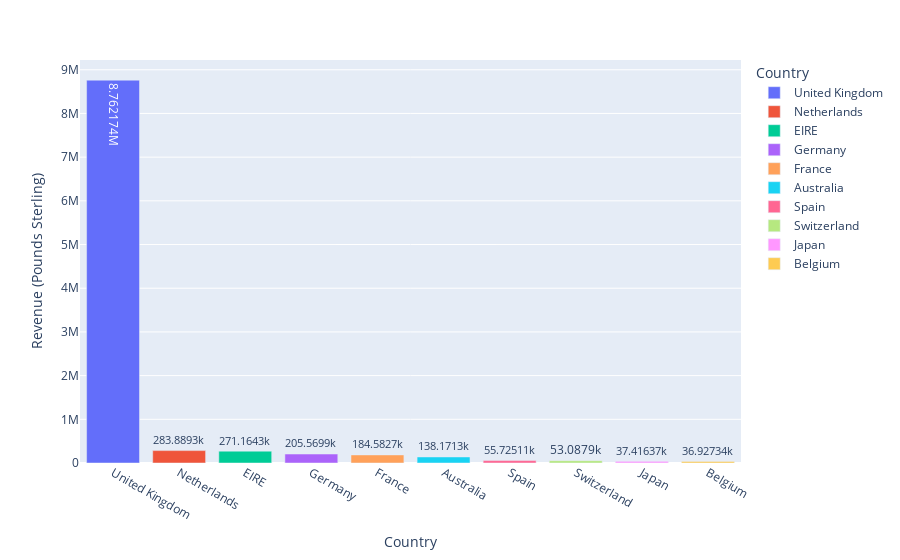

Notebook cell for this chart:
### Markdown cell above
Revenue Analysis (By Country)

### Code cell
# print(valid_sales['Country'].unique())
# print(valid_sales[valid_sales['Country'] == "Unspecified"]) # 446 items aren't associated with any country
# * group by 'Country', perform aggregation on Revenue, Quantity, InvoiceNo
country_analysis = valid_sales.groupby('Country').agg(
    TotalRevenue=('Revenue', 'sum'),
    TotalQuantity=('Quantity', 'sum'),
    TotalInvoices=('InvoiceNo', 'nunique')
).reset_index()

# Calculate Average Order Value (AOV) i.e. average revenue per transaction
country_analysis['AOV'] = country_analysis['TotalRevenue'] / country_analysis['TotalInvoices']

# Sort countries by revenue (desc)
country_analysis = country_analysis.sort_values(by='TotalRevenue', ascending=False)

# Top 10 countries by revenue
top_ten_revenue = country_analysis.head(10)

# print(top_ten_revenue)

top_ten_revenue_fig = px.bar(top_ten_revenue,
                     x = 'Country', y = 'TotalRevenue',
                     labels = {'Country': 'Country', 'TotalRevenue':'Revenue (Pounds Sterling)'},
                     color = 'Country',
                     text_auto= True)

top_ten_revenue_fig.show()

### Figure 1 — Plotly figure (JSON) as saved in the notebook; plotly's stock layout.template omitted (floating-point values rounded to 4 significant figures)
{"data": [{"alignmentgroup": "True", "hovertemplate": "Country=%{x}<br>Revenue (Pounds Sterling)=%{y}<extra></extra>", "legendgroup": "United Kingdom", "marker": {"color": "#636efa", "pattern": {"shape": ""}}, "name": "United Kingdom", "offsetgroup": "United Kingdom", "orientation": "v", "showlegend": true, "textposition": "auto", "texttemplate": "%{y}", "type": "bar", "x": ["United Kingdom"], "xaxis": "x", "y": [8762000.0], "yaxis": "y"}, {"alignmentgroup": "True", "hovertemplate": "Country=%{x}<br>Revenue (Pounds Sterling)=%{y}<extra></extra>", "legendgroup": "Netherlands", "marker": {"color": "#EF553B", "pattern": {"shape": ""}}, "name": "Netherlands", "offsetgroup": "Netherlands", "orientation": "v", "showlegend": true, "textposition": "auto", "texttemplate": "%{y}", "type": "bar", "x": ["Netherlands"], "xaxis": "x", "y": [283900.0], "yaxis": "y"}, {"alignmentgroup": "True", "hovertemplate": "Country=%{x}<br>Revenue (Pounds Sterling)=%{y}<extra></extra>", "legendgroup": "EIRE", "marker": {"color": "#00cc96", "pattern": {"shape": ""}}, "name": "EIRE", "offsetgroup": "EIRE", "orientation": "v", "showlegend": true, "textposition": "auto", "texttemplate": "%{y}", "type": "bar", "x": ["EIRE"], "xaxis": "x", "y": [271200.0], "yaxis": "y"}, {"alignmentgroup": "True", "hovertemplate": "Country=%{x}<br>Revenue (Pounds Sterling)=%{y}<extra></extra>", "legendgroup": "Germany", "marker": {"color": "#ab63fa", "pattern": {"shape": ""}}, "name": "Germany", "offsetgroup": "Germany", "orientation": "v", "showlegend": true, "textposition": "auto", "texttemplate": "%{y}", "type": "bar", "x": ["Germany"], "xaxis": "x", "y": [205600.0], "yaxis": "y"}, {"alignmentgroup": "True", "hovertemplate": "Country=%{x}<br>Revenue (Pounds Sterling)=%{y}<extra></extra>", "legendgroup": "France", "marker": {"color": "#FFA15A", "pattern": {"shape": ""}}, "name": "France", "offsetgroup": "France", "orientation": "v", "showlegend": true, "textposition": "auto", "texttemplate": "%{y}", "type": "bar", "x": ["France"], "xaxis": "x", "y": [184600.0], "yaxis": "y"}, {"alignmentgroup": "True", "hovertemplate": "Country=%{x}<br>Revenue (Pounds Sterling)=%{y}<extra></extra>", "legendgroup": "Australia", "marker": {"color": "#19d3f3", "pattern": {"shape": ""}}, "name": "Australia", "offsetgroup": "Australia", "orientation": "v", "showlegend": true, "textposition": "auto", "texttemplate": "%{y}", "type": "bar", "x": ["Australia"], "xaxis": "x", "y": [138200.0], "yaxis": "y"}, {"alignmentgroup": "True", "hovertemplate": "Country=%{x}<br>Revenue (Pounds Sterling)=%{y}<extra></extra>", "legendgroup": "Spain", "marker": {"color": "#FF6692", "pattern": {"shape": ""}}, "name": "Spain", "offsetgroup": "Spain", "orientation": "v", "showlegend": true, "textposition": "auto", "texttemplate": "%{y}", "type": "bar", "x": ["Spain"], "xaxis": "x", "y": [55730.0], "yaxis": "y"}, {"alignmentgroup": "True", "hovertemplate": "Country=%{x}<br>Revenue (Pounds Sterling)=%{y}<extra></extra>", "legendgroup": "Switzerland", "marker": {"color": "#B6E880", "pattern": {"shape": ""}}, "name": "Switzerland", "offsetgroup": "Switzerland", "orientation": "v", "showlegend": true, "textposition": "auto", "texttemplate": "%{y}", "type": "bar", "x": ["Switzerland"], "xaxis": "x", "y": [53090.0], "yaxis": "y"}, {"alignmentgroup": "True", "hovertemplate": "Country=%{x}<br>Revenue (Pounds Sterling)=%{y}<extra></extra>", "legendgroup": "Japan", "marker": {"color": "#FF97FF", "pattern": {"shape": ""}}, "name": "Japan", "offsetgroup": "Japan", "orientation": "v", "showlegend": true, "textposition": "auto", "texttemplate": "%{y}", "type": "bar", "x": ["Japan"], "xaxis": "x", "y": [37420.0], "yaxis": "y"}, {"alignmentgroup": "True", "hovertemplate": "Country=%{x}<br>Revenue (Pounds Sterling)=%{y}<extra></extra>", "legendgroup": "Belgium", "marker": {"color": "#FECB52", "pattern": {"shape": ""}}, "name": "Belgium", "offsetgroup": "Belgium", "orientation": "v", "showlegend": true, "textposition": "auto", "texttemplate": "%{y}", "type": "bar", "x": ["Belgium"], "xaxis": "x", "y": [36930.0], "yaxis": "y"}], "layout": {"barmode": "relative", "legend": {"title": {"text": "Country"}, "tracegroupgap": 0}, "margin": {"t": 60}, "xaxis": {"anchor": "y", "categoryarray": ["United Kingdom", "Netherlands", "EIRE", "Germany", "France", "Australia", "Spain", "Switzerland", "Japan", "Belgium"], "categoryorder": "array", "domain": [0, 1], "title": {"text": "Country"}}, "yaxis": {"anchor": "x", "domain": [0, 1], "title": {"text": "Revenue (Pounds Sterling)"}}}}
